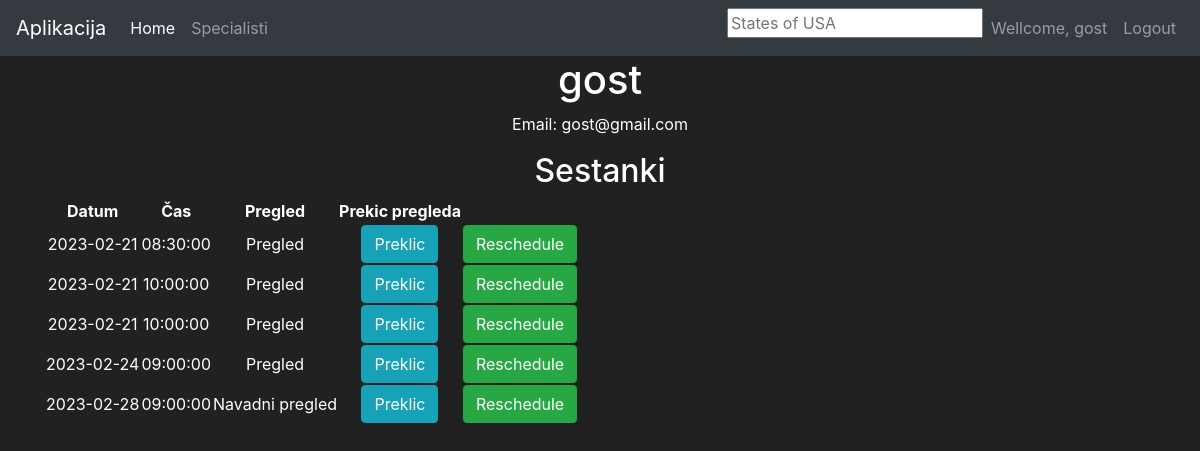
Page /user (signed in) on the committed database.
### market/Models.py (models this page shows, shortened)
class User(db.Model, UserMixin):
    __tablename__ = 'User'
    id = db.Column(db.Integer(), primary_key=True)
    username = db.Column(db.String(length=30), nullable=False, unique=True)
    email_address = db.Column(db.String(length=60), nullable=False, unique=True)
    password_hash = db.Column(db.String(length=60), nullable=False)
    role = db.Column(db.String)
    items = db.relationship('Item', backref='owned_user', lazy=True)
    termin = db.relationship('Termin', backref='Termin', lazy=True)
    @property
    def password(self):
        return self.password

class Termin(db.Model):
    __tablename__ = 'Termin'
    id = db.Column(db.Integer(), primary_key=True, autoincrement=True)
    datum = db.Column(db.String())
    cas = db.Column(db.String())
    koncni_cas = db.Column(db.String())
    status = db.Column(db.String(), default="Nepotrjeno")
    punudba = db.Column(db.Integer(), db.ForeignKey('Ponudba.id'))
    uporabnik = db.Column(db.Integer(), db.ForeignKey('User.id'))

class Ponudba(db.Model):
    __tablename__ = 'Ponudba'
    id = db.Column(db.Integer(), primary_key=True, autoincrement=True)
    naziv = db.Column(db.String(), nullable=False, unique=True)
    dolzina = db.Column(db.Integer())
    ordinacija = db.Column(db.Integer(), db.ForeignKey('Ordinacija.id'))
    termin = db.relationship('Termin', backref='termin', lazy=True)

### market/Routes.py (the view)
@app.route("/user")
def user_page():
    user = User.query.get(current_user.id)
    current_time = datetime.now()
    appointments = (
        db.session.query(Termin, Ponudba, Ordinacija)
            .join(Ponudba, Termin.punudba == Ponudba.id)
            .join(Ordinacija, Ordinacija.id == Ponudba.ordinacija)
            .filter(Termin.uporabnik == user.id)
            .filter(Termin.datum + ' ' + Termin.cas >= current_time)
            .order_by(Termin.datum)
            .all()
    )
    return render_template("user.html", user=user, appointments=appointments)

### market/Models.py (called while the page is built)
@login_manager.user_loader
def load_user(user_id):
    return User.query.get(int(user_id))

### market/templates/user.html (shortened to what this page needs)
{% extends 'base.html' %}
{% block content %}
<body class="text-center">
     <div class="container">
        <h1>{{ user.username }}</h1>
<p>Email: {{ user.email_address }}</p>
<h2>Sestanki</h2>
{% if appointments %}
  <table>
    <thead>
        <tr>
            <th>Datum</th>
            <th>Čas</th>
            <th>Pregled</th>
            <th>Prekic pregleda</th>
        </tr>
    </thead>
    <tbody>
        {% for appointment in appointments %}
        <tr>
            <td>{{ appointment.Termin.datum }}</td>
            <td>{{ appointment.Termin.cas }}</td>
            <td>{{ appointment.Ponudba.naziv }}</td>
            <td>
                <form action="{{ url_for('cancel_appointment', id=appointment.Termin.id) }}" method="POST">
                    <input class="btn btn-outline btn-info" type="submit" value="Preklic">
                </form>
            </td>
            <td><button id="reschedule-button" class="btn btn-outline btn-success" data-bs-target="#calendar-modal{{appointment.ponudba}}{{appointment.ordinacija}}">Reschedule</button>
</td>
        </tr>
        {% endfor %}
    </tbody>
</table>
{% else %}
  <p>No appointments found for this user.</p>
{% endif %}
    </div>
</body>
{% endblock %}

### market/templates/base.html (shortened to what this page needs)
<!doctype html>
<html lang="en">
<head>
    <link rel="stylesheet" href="https://cdn.jsdelivr.net/npm/bootstrap@4.5.3/dist/css/bootstrap.min.css"
>
</head>
<body>
<nav class="navbar navbar-expand-md navbar-dark bg-dark">
    <a class="navbar-brand" href="#">Aplikacija</a>
    <div class="collapse navbar-collapse" id="navbarNav">
        <ul class="navbar-nav mr-auto">
            <li class="nav-item active">
                <a class="nav-link" href="{{ url_for('home_page') }}">Home <span class="sr-only">(current)</span></a>
            </li>
            <li class="nav-item">
                <a class="nav-link" href="{{ url_for('market_page') }}">Specialisti</a>
            </li>
        </ul>
        {% if current_user.is_authenticated %}
        <ul class="navbar-nav">
            <li class="nav-item">
               <div id="the-basics">
  <input class="typeahead" type="text" placeholder="States of USA">
</div>
            </li>
            <li class="nav-item">
                <a class="nav-link" href="{{ url_for('user_page') }} ">Wellcome, {{ current_user.username }}</a>
            </li>
            <li class="nav-item">
                <a class="nav-link" href="{{ url_for('logout_page') }}">Logout</a>
            </li>
        </ul>
        {% endif %}
    </div>
</nav>
{% block content %}
{% endblock %}
</body>

### market/templates/base.html (style rules this page uses)
body { background-color: #212121; color: white }

### rows in the picture
User: username "gost", email_address "gost@gmail.com"
Termin: Termin.datum "2023-02-21", Termin.cas "08:30:00", Ponudba.naziv "Pregled"
Termin: Termin.datum "2023-02-21", Termin.cas "10:00:00", Ponudba.naziv "Pregled"
Termin: Termin.datum "2023-02-21", Termin.cas "10:00:00", Ponudba.naziv "Pregled"
Termin: Termin.datum "2023-02-24", Termin.cas "09:00:00", Ponudba.naziv "Pregled"
Termin: Termin.datum "2023-02-28", Termin.cas "09:00:00", Ponudba.naziv "Navadni pregled"
